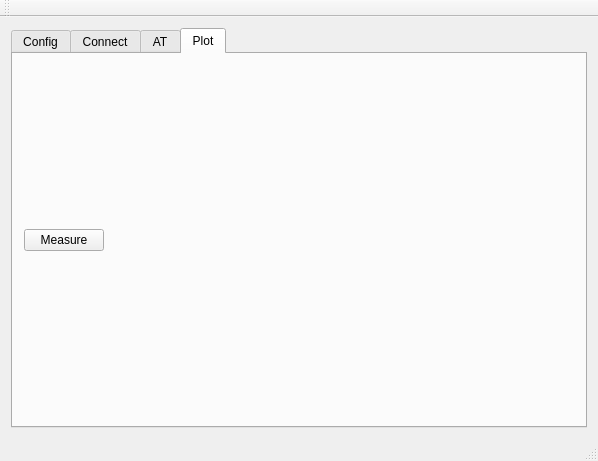
<?xml version="1.0" encoding="UTF-8"?>
<ui version="4.0">
 <class>MainWindow</class>
 <widget class="QMainWindow" name="MainWindow">
  <property name="geometry">
   <rect>
    <x>0</x>
    <y>0</y>
    <width>598</width>
    <height>461</height>
   </rect>
  </property>
  <property name="windowTitle">
   <string>Nanonets2Sense</string>
  </property>
  <widget class="QWidget" name="centralWidget">
   <layout class="QGridLayout" name="gridLayout">
    <item row="0" column="0">
     <layout class="QVBoxLayout" name="verticalLayout">
      <item>
       <widget class="QTabWidget" name="tabWidget">
        <property name="currentIndex">
         <number>3</number>
        </property>
        <widget class="QWidget" name="tab_3">
         <attribute name="title">
          <string>Config</string>
         </attribute>
         <layout class="QGridLayout" name="gridLayout_7">
          <item row="0" column="0">
           <layout class="QVBoxLayout" name="verticalLayout_4">
            <item>
             <widget class="QCheckBox" name="checkBoxConfigSmoothPlot">
              <property name="text">
               <string>Smooth Plot</string>
              </property>
             </widget>
            </item>
            <item>
             <widget class="QCheckBox" name="checkBoxConfigAntialias">
              <property name="text">
               <string>Antialias filtering</string>
              </property>
             </widget>
            </item>
            <item>
             <spacer name="verticalSpacer">
              <property name="orientation">
               <enum>Qt::Vertical</enum>
              </property>
              <property name="sizeHint" stdset="0">
               <size>
                <width>20</width>
                <height>40</height>
               </size>
              </property>
             </spacer>
            </item>
           </layout>
          </item>
         </layout>
        </widget>
        <widget class="QWidget" name="Connect">
         <attribute name="title">
          <string>Connect</string>
         </attribute>
         <layout class="QGridLayout" name="gridLayout_3">
          <item row="0" column="0">
           <widget class="QGroupBox" name="groupBoxWirelessInterface">
            <property name="title">
             <string>Wireless interface:</string>
            </property>
            <layout class="QGridLayout" name="gridLayout_2">
             <item row="0" column="0">
              <layout class="QGridLayout" name="gridLayout_4">
               <item row="1" column="0">
                <widget class="QPushButton" name="pushButtonBTdiscoverDevices">
                 <property name="text">
                  <string>Discover BT</string>
                 </property>
                </widget>
               </item>
               <item row="0" column="2">
                <widget class="QRadioButton" name="radioButtonWiFi">
                 <property name="text">
                  <string>WiFi</string>
                 </property>
                </widget>
               </item>
               <item row="3" column="0">
                <widget class="QLabel" name="labelBTstatus">
                 <property name="text">
                  <string>Status:</string>
                 </property>
                </widget>
               </item>
               <item row="0" column="0">
                <widget class="QRadioButton" name="radioButtonBT">
                 <property name="text">
                  <string>Bluetooth</string>
                 </property>
                 <property name="checked">
                  <bool>true</bool>
                 </property>
                </widget>
               </item>
               <item row="2" column="0">
                <widget class="QComboBox" name="comboBoxBTdevices"/>
               </item>
               <item row="5" column="0">
                <widget class="QPushButton" name="pushButtonBTconnect">
                 <property name="text">
                  <string>Connect BT</string>
                 </property>
                </widget>
               </item>
               <item row="1" column="2">
                <layout class="QHBoxLayout" name="horizontalLayout_3">
                 <item>
                  <widget class="QLabel" name="label">
                   <property name="text">
                    <string>IP Address:</string>
                   </property>
                  </widget>
                 </item>
                 <item>
                  <widget class="QLineEdit" name="lineEditWiFiAddress">
                   <property name="sizePolicy">
                    <sizepolicy hsizetype="Preferred" vsizetype="Fixed">
                     <horstretch>0</horstretch>
                     <verstretch>0</verstretch>
                    </sizepolicy>
                   </property>
                  </widget>
                 </item>
                </layout>
               </item>
               <item row="5" column="2">
                <widget class="QPushButton" name="pushButtonWiFiConnect">
                 <property name="text">
                  <string>Connect WiFi</string>
                 </property>
                </widget>
               </item>
               <item row="3" column="2">
                <widget class="QLabel" name="labelWiFiStatus">
                 <property name="text">
                  <string>Status:</string>
                 </property>
                </widget>
               </item>
               <item row="2" column="2">
                <layout class="QHBoxLayout" name="horizontalLayout_4">
                 <item>
                  <widget class="QLabel" name="labelWiFiPort">
                   <property name="text">
                    <string>Port:</string>
                   </property>
                  </widget>
                 </item>
                 <item>
                  <widget class="QLineEdit" name="lineEditWiFiPort">
                   <property name="sizePolicy">
                    <sizepolicy hsizetype="Minimum" vsizetype="Fixed">
                     <horstretch>0</horstretch>
                     <verstretch>0</verstretch>
                    </sizepolicy>
                   </property>
                  </widget>
                 </item>
                </layout>
               </item>
               <item row="6" column="2">
                <widget class="QPushButton" name="pushButtonWiFiDisconnect">
                 <property name="text">
                  <string>Disconnect WiFi</string>
                 </property>
                </widget>
               </item>
               <item row="6" column="0">
                <widget class="QPushButton" name="pushButtonBTdisconnect">
                 <property name="text">
                  <string>Disconnect BT</string>
                 </property>
                </widget>
               </item>
              </layout>
             </item>
            </layout>
           </widget>
          </item>
         </layout>
        </widget>
        <widget class="QWidget" name="tab_2">
         <attribute name="title">
          <string>AT</string>
         </attribute>
         <layout class="QGridLayout" name="gridLayout_5">
          <item row="0" column="0">
           <layout class="QVBoxLayout" name="verticalLayout_2">
            <item>
             <layout class="QHBoxLayout" name="horizontalLayout">
              <item>
               <widget class="QLineEdit" name="lineEditAT"/>
              </item>
              <item>
               <widget class="QPushButton" name="pushButtonATSend">
                <property name="text">
                 <string>Send</string>
                </property>
               </widget>
              </item>
             </layout>
            </item>
           </layout>
          </item>
          <item row="1" column="0">
           <widget class="QPlainTextEdit" name="plainTextEditAT"/>
          </item>
         </layout>
        </widget>
        <widget class="QWidget" name="tab">
         <attribute name="title">
          <string>Plot</string>
         </attribute>
         <layout class="QGridLayout" name="gridLayout_6">
          <item row="0" column="0">
           <layout class="QVBoxLayout" name="verticalLayout_3">
            <item>
             <layout class="QHBoxLayout" name="horizontalLayout_2">
              <item>
               <widget class="QPushButton" name="pushButtonMeas">
                <property name="text">
                 <string>Measure</string>
                </property>
               </widget>
              </item>
              <item>
               <spacer name="horizontalSpacer">
                <property name="orientation">
                 <enum>Qt::Horizontal</enum>
                </property>
                <property name="sizeHint" stdset="0">
                 <size>
                  <width>40</width>
                  <height>20</height>
                 </size>
                </property>
               </spacer>
              </item>
             </layout>
            </item>
           </layout>
          </item>
         </layout>
        </widget>
       </widget>
      </item>
     </layout>
    </item>
   </layout>
  </widget>
  <widget class="QMenuBar" name="menuBar">
   <property name="geometry">
    <rect>
     <x>0</x>
     <y>0</y>
     <width>598</width>
     <height>22</height>
    </rect>
   </property>
  </widget>
  <widget class="QToolBar" name="mainToolBar">
   <attribute name="toolBarArea">
    <enum>TopToolBarArea</enum>
   </attribute>
   <attribute name="toolBarBreak">
    <bool>false</bool>
   </attribute>
  </widget>
  <widget class="QStatusBar" name="statusBar"/>
 </widget>
 <layoutdefault spacing="6" margin="11"/>
 <tabstops>
  <tabstop>radioButtonBT</tabstop>
  <tabstop>radioButtonWiFi</tabstop>
  <tabstop>lineEditWiFiAddress</tabstop>
  <tabstop>lineEditWiFiPort</tabstop>
  <tabstop>pushButtonWiFiConnect</tabstop>
  <tabstop>pushButtonWiFiDisconnect</tabstop>
  <tabstop>pushButtonBTdiscoverDevices</tabstop>
  <tabstop>comboBoxBTdevices</tabstop>
  <tabstop>pushButtonBTconnect</tabstop>
  <tabstop>tabWidget</tabstop>
  <tabstop>lineEditAT</tabstop>
  <tabstop>pushButtonATSend</tabstop>
  <tabstop>plainTextEditAT</tabstop>
 </tabstops>
 <resources/>
 <connections/>
</ui>
